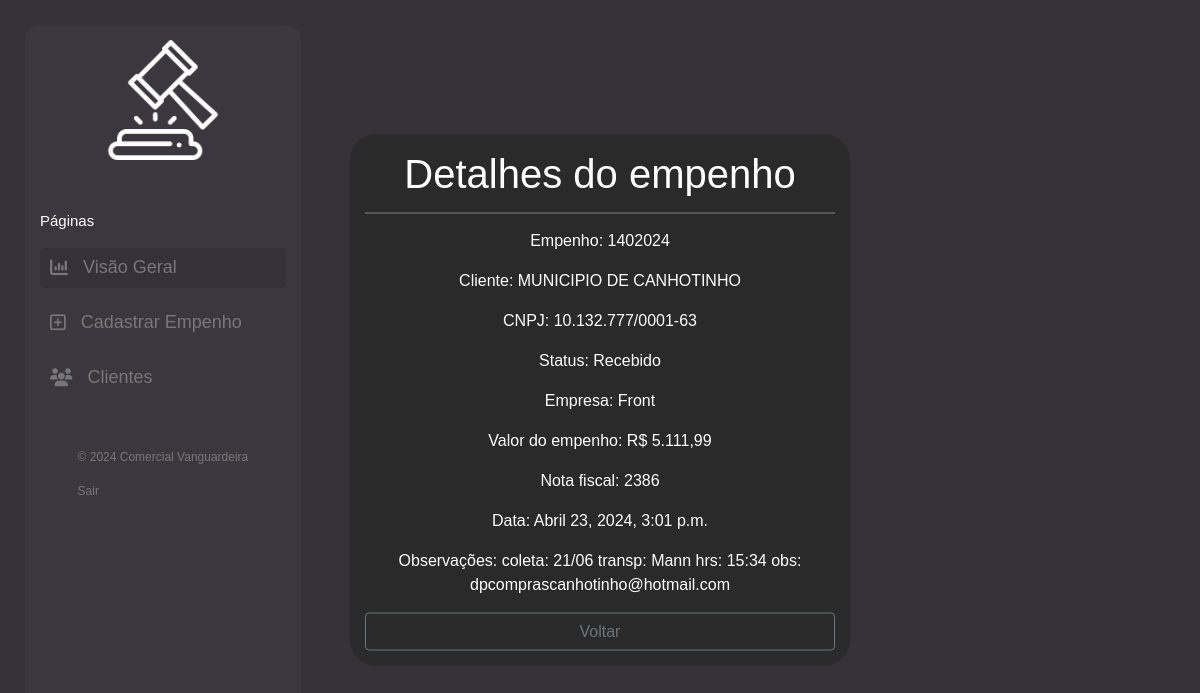
Screenshot of /cliente/detalhe/4060/ (signed in) with the database file from the repository.
### cliente/models.py (models this page shows, shortened)
class Cliente(models.Model):
    numero = models.CharField(max_length=255)
    nome = models.CharField(max_length=255)
    cnpj = models.CharField(max_length=255)
    data_criacao = models.DateTimeField(default=timezone.now)
    categoria = models.ForeignKey(Categoria, on_delete=models.DO_NOTHING)
    empresa = models.ForeignKey(Empresa, on_delete=models.DO_NOTHING)
    empenho = models.FileField(upload_to='empenhos/', max_length=500)
    nfe = models.FileField(upload_to='notas/', max_length=500, default='0', blank=True)
    n_nfe = models.CharField(max_length=255, blank=True)
    descricao = models.TextField(blank=True)
    valor = models.CharField(max_length=255)

class Categoria(models.Model):
    nome = models.CharField(max_length=255)
    def __str__(self):
        return self.nome

class Empresa(models.Model):
    nome = models.CharField(max_length=255)
    def __str__(self):
        return self.nome

### cliente/views.py (the view)
# urls.py: path('cliente/detalhe/<int:pk>/', views.detalhe, name="detalhe"),
@login_required(login_url='login')
def detalhe(request, pk):
    cliente = Cliente.objects.get(pk=pk)
    return render(request, 'cliente/detalhe.html', {'cliente': cliente})

### cliente/templates/cliente/detalhe.html
{% extends 'base.html' %}
{% block conteudo %}
<div class="contents">
    <h1>Detalhes do empenho</h1>
    <div class="contents-info">
        <p>Empenho: {{ cliente.numero }}</p>
        <p>Cliente: {{ cliente.nome }}</p>
        <p>CNPJ: {{ cliente.cnpj }}</p>
        <p>Status: {{ cliente.categoria }}</p>
        <p>Empresa: {{ cliente.empresa }}</p>
        <p>Valor do empenho: R$ {{ cliente.valor }}</p>
        <p>Nota fiscal: {{ cliente.n_nfe }}</p>
        <p>Data: {{ cliente.data_criacao }}</p>
        <p>Observações: {{ cliente.descricao }}</p>
        <a href="{{ request.META.HTTP_REFERER }}" class="btn btn-outline-secondary" style="width: 100%">Voltar</a>
    </div>
</div>
{% endblock%}

### rows the page displays
Cliente: numero "1402024", nome "MUNICIPIO DE CANHOTINHO", cnpj "10.132.777/0001-63", categoria "Recebido", empresa "Front", valor "5.111,99", n_nfe "2386", data_criacao "Abril 23, 2024, 3:01 p.m.", descricao "coleta: 21/06 transp: Mann hrs: 15:34 obs: dpcomprascanhotinho@hotmail.com"
